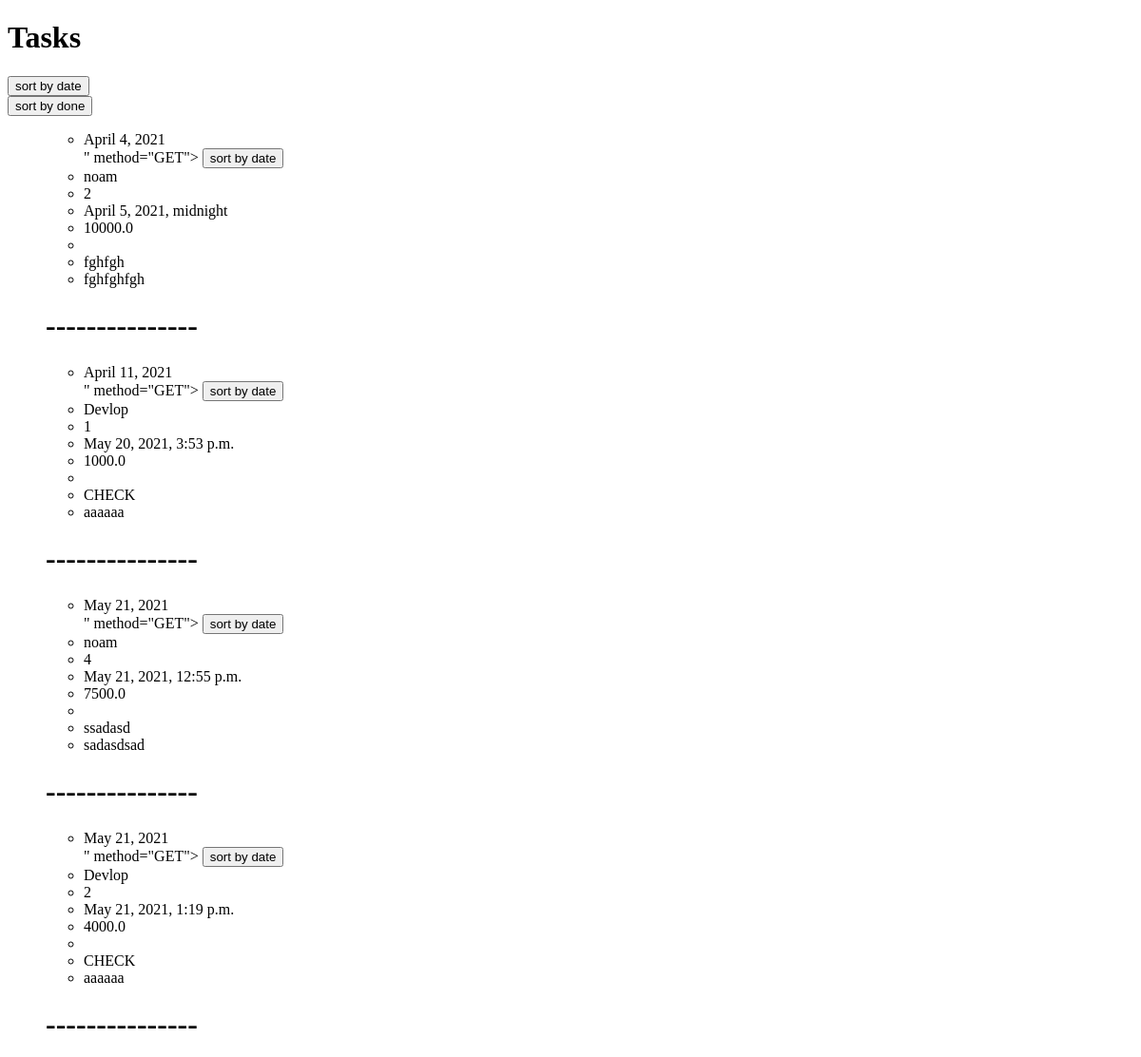
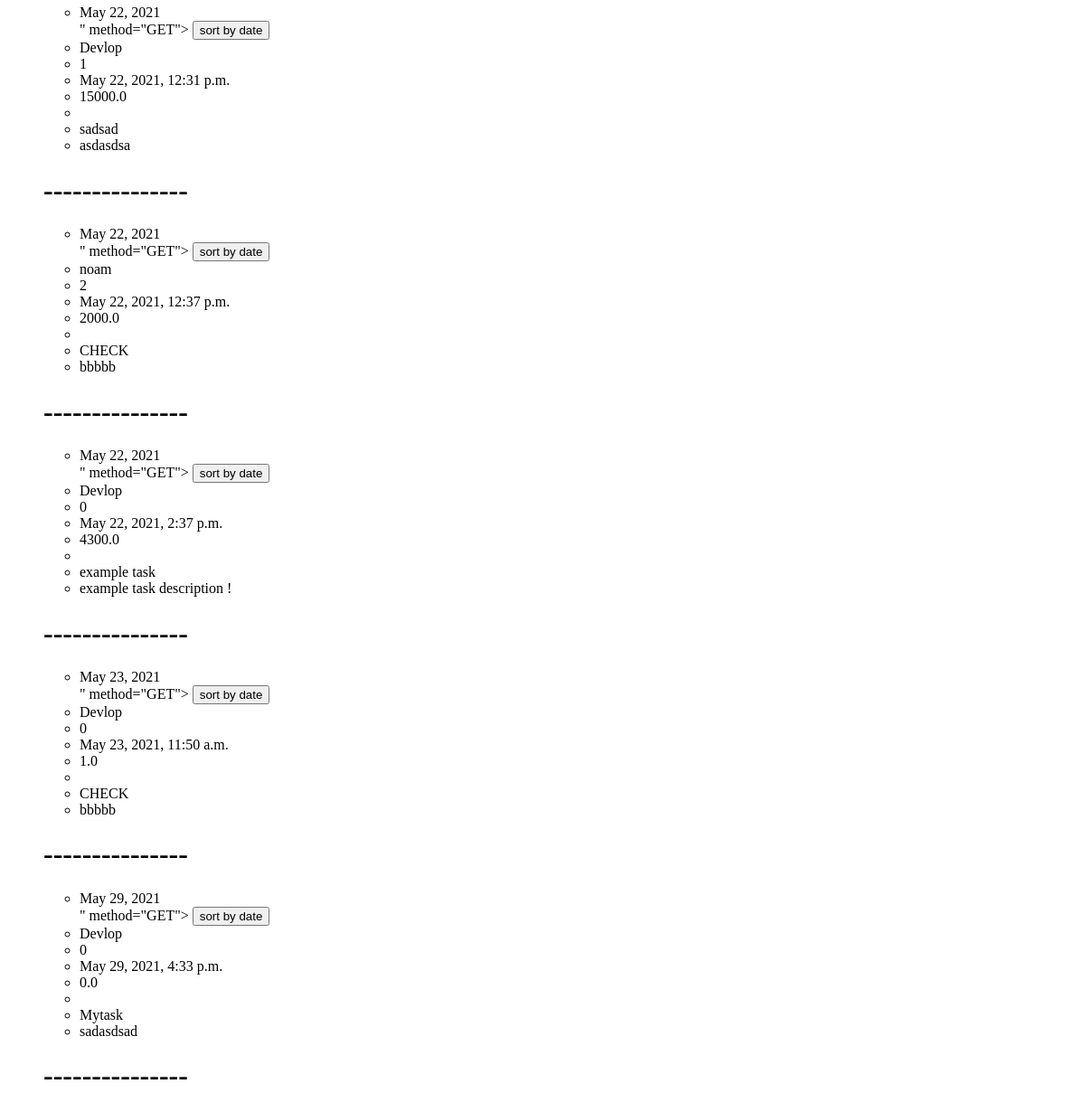
The page /tasks/ on the database as committed earlier (2 pictures, top to bottom).
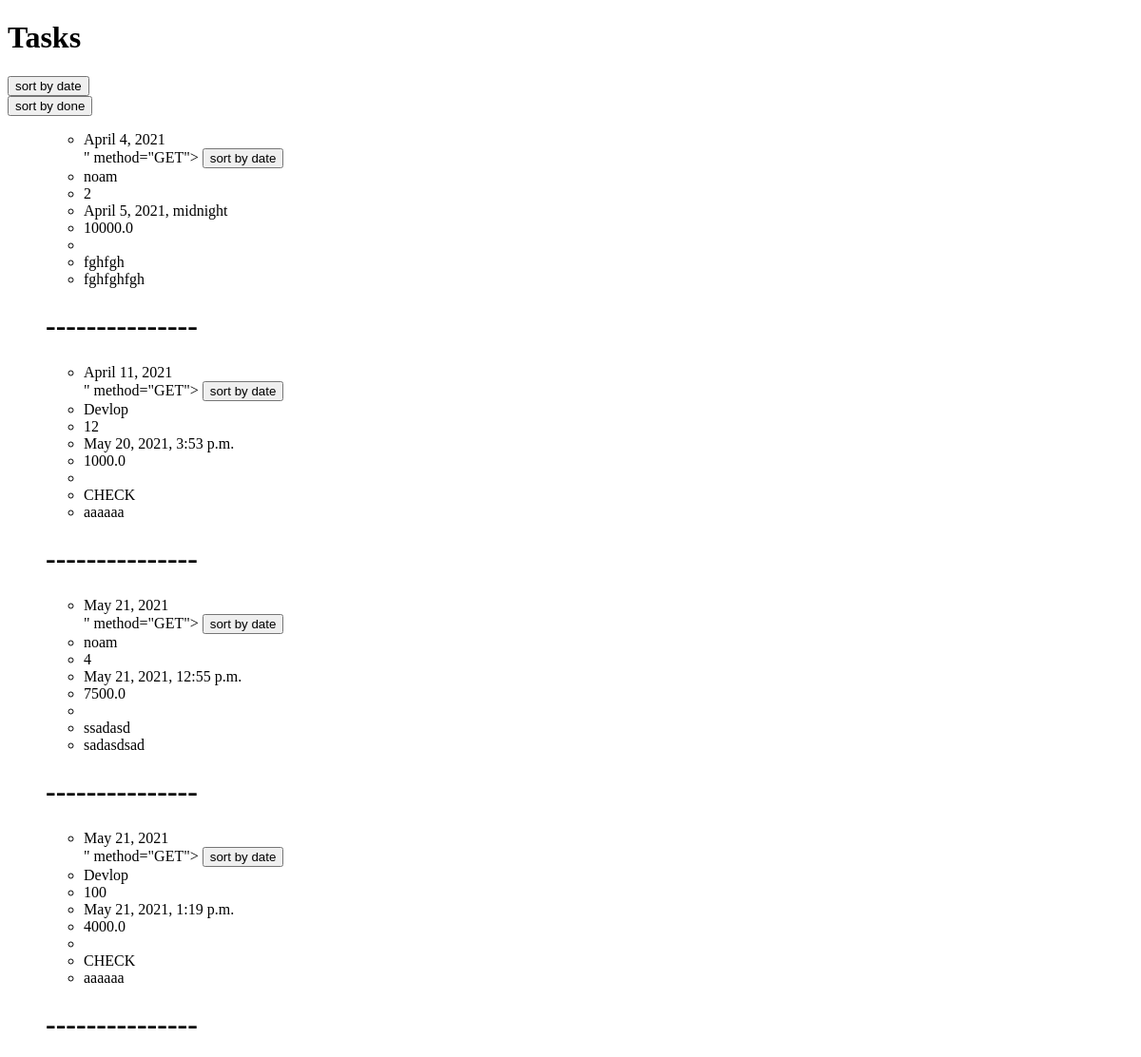
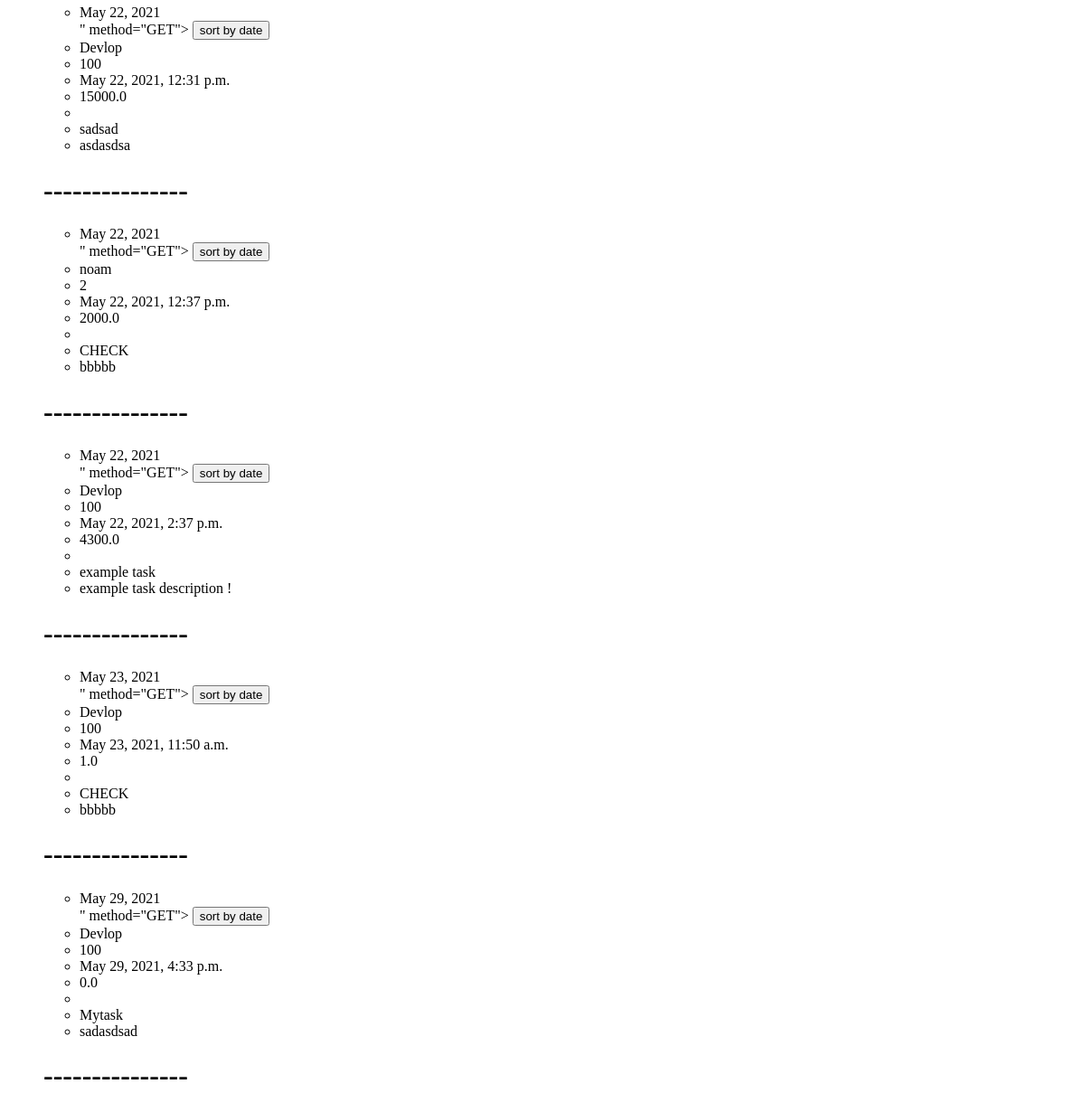
The same page on the database as committed later (2 pictures, top to bottom).
### work/models.py (models this page shows, shortened)
class Task(models.Model):
    startTime = models.DateField(null=False)
    endTime = models.DateField(null=False)
    inCharge = models.ForeignKey(User, on_delete=models.CASCADE)
    workDone = models.IntegerField(default=0, validators=[MaxValueValidator(100), MinValueValidator(0)])
    lastUpdate = models.DateTimeField(null=False)
    cost = models.FloatField(null=False, default=0)
    TaskName = models.CharField(max_length=300, null=False)
    Description = models.CharField(max_length=500, null=True)
    projectnum = models.ForeignKey(project, on_delete=models.CASCADE)
    inSprint = models.BooleanField(default=False)

### pages/views.py (the view)
# urls.py: path('tasks/', task_views,name='tasks_views'),
def task_views(request, *args, **kwargs):
    obj = Task.objects.order_by()
    return render(request, "task.html", {'tasks': obj, })

### templates/task.html (shortened to what this page needs)
<!DOCTYPE HTML PUBLIC "-//W3C//DTD HTML 4.01 Transitional//EN"
        "http://www.w3.org/TR/html4/loose.dtd">
<html>
<head>
    <h1>Tasks</h1>
</head>
<body>
    <form action="http://127.0.0.1:8000/sort_date/" method="GET">
        <input type="submit" value="sort by date">
    </form>
    <form action="http://127.0.0.1:8000/sort_done/" method="GET">
        <input type="submit" value="sort by done">
    </form>
    <ul>
        {% for t in tasks %}
            <ul>
                <li>{{ t.startTime }}</li>
    <form action={{ t.get_absoulte_url}}>" method="GET">
        <input type="submit" value="sort by date">
    </form>
                <li>{{ t.inCharge }}</li>
                <li>{{ t.workDone }}</li>
                <li>{{ t.lastUpdate }}</li>
                <li>{{ t.cost }}</li>
                <li>{{ t.subTasks }}</li>
                <li>{{ t.TaskName }}</li>
                <li>{{ t.Description }}</li>
            </ul>
             <h1>---------------</h1>
        {% endfor %}
    </ul>
</body>
</html>

Rows that differ between the two databases and show on the page:
changed Task "April 11, 2021": workDone "1" → "12"
changed Task "May 21, 2021, 1:19 p.m.": workDone "2" → "100"
changed Task "May 22, 2021, 12:31 p.m.": workDone "1" → "100"
changed Task "May 22, 2021, 2:37 p.m.": workDone "0" → "100"
changed Task "May 23, 2021": workDone "0" → "100"
changed Task "May 29, 2021": workDone "0" → "100"
